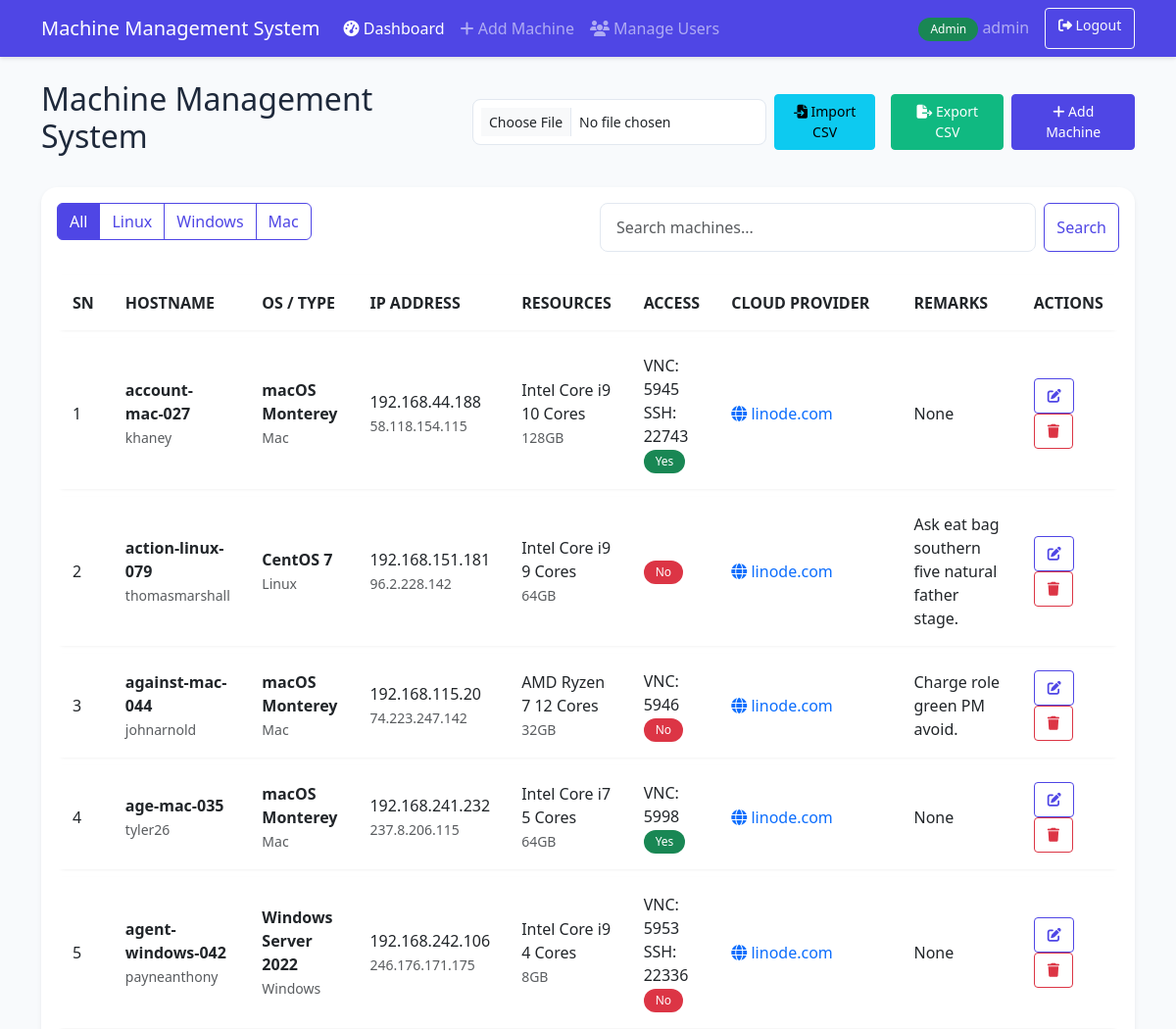
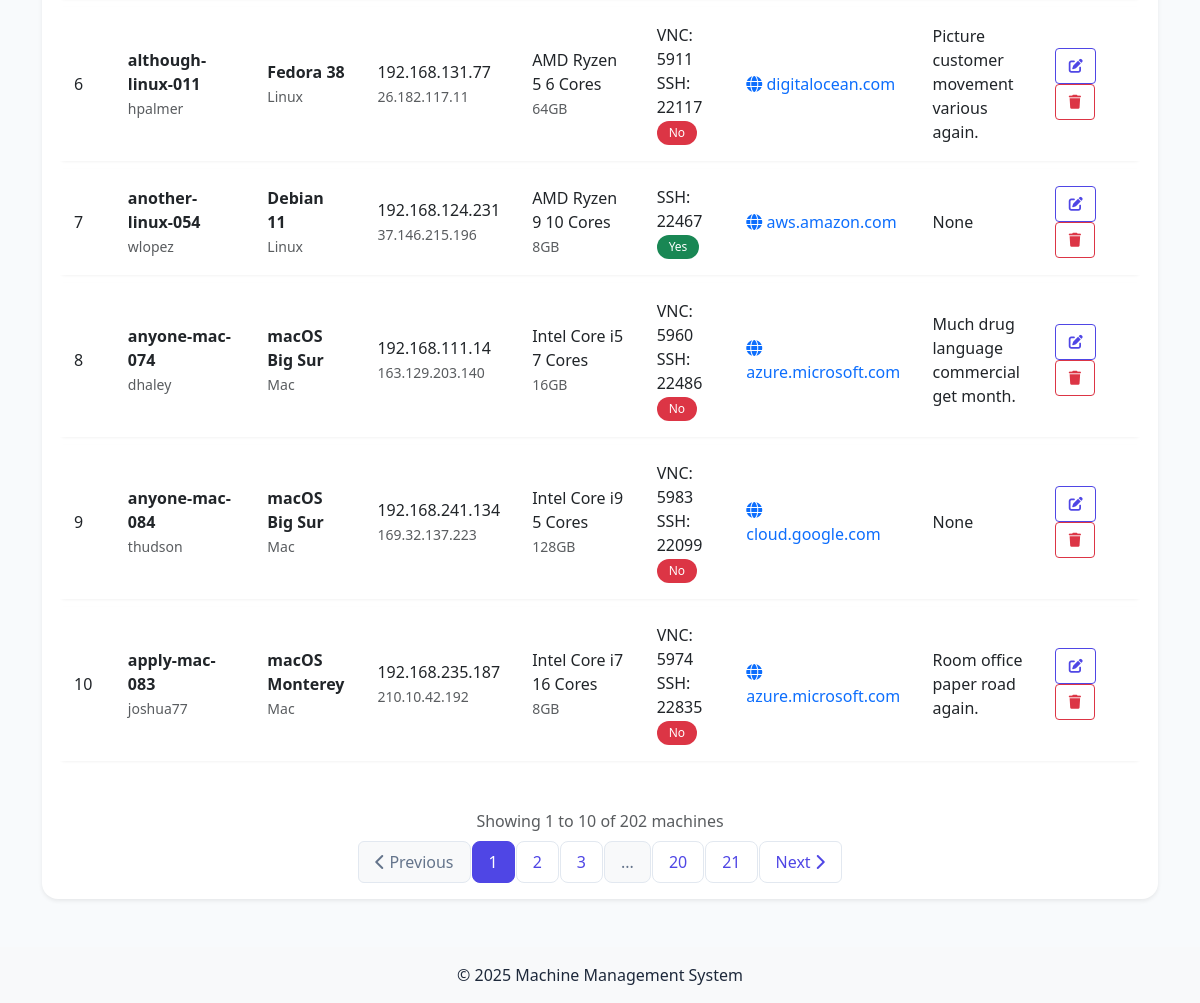
The page /admin/dashboard (signed in) on the database its author committed (2 pictures, top to bottom).
### models/user.py (models this page shows, shortened)
class User(db.Model, UserMixin):
    __tablename__ = 'users'
    id = db.Column(db.Integer, primary_key=True)
    username = db.Column(db.String(64), unique=True, index=True, nullable=False)
    email = db.Column(db.String(120), unique=True, index=True, nullable=False)
    password_hash = db.Column(db.String(128), nullable=False)
    is_admin = db.Column(db.Boolean, default=False)
    created_at = db.Column(db.DateTime, default=datetime.utcnow)
    last_login = db.Column(db.DateTime, nullable=True)

### models/machine.py (models this page shows, shortened)
class Machine(db.Model):
    __tablename__ = 'machines'
    id = db.Column(db.Integer, primary_key=True)
    hostname = db.Column(db.String(64), unique=True, nullable=False, index=True)
    username = db.Column(db.String(64), nullable=False)
    os_type = db.Column(db.String(20), nullable=False)  # Linux, Windows, Mac
    installed_os = db.Column(db.String(64), nullable=False)
    cpu_details = db.Column(db.String(128), nullable=False)
    ram_details = db.Column(db.String(64), nullable=False)
    private_ip = db.Column(db.String(15), nullable=True)
    public_ip = db.Column(db.String(15), nullable=True)
    cloud_provider_url = db.Column(db.String(128), nullable=True)
    vnc_port = db.Column(db.Integer, nullable=True)
    ssh_port = db.Column(db.Integer, nullable=True)  # Add this line
    outside_accessible = db.Column(db.Boolean, default=False)
    remarks = db.Column(db.Text, nullable=True)
    created_at = db.Column(db.DateTime, default=datetime.utcnow)
    updated_at = db.Column(db.DateTime, default=datetime.utcnow, onupdate=datetime.utcnow)

### app.py (the view, shortened to what this page needs)
@app.route('/admin/dashboard')
@login_required
def admin_dashboard():
    if not current_user.is_admin:
        flash('Access denied. Admin privileges required.', 'danger')
        return redirect(url_for('index'))
    page = request.args.get('page', 1, type=int)
    per_page = 10
    os_filter = request.args.get('os')
    search = request.args.get('search')
    query = Machine.query
    if os_filter:
        query = query.filter_by(os_type=os_filter)
    pagination = query.order_by(Machine.hostname).paginate(
        page=page, per_page=per_page, error_out=False
    )
    return render_template('admin/dashboard.html',
                         machines=pagination.items,
                         pagination=pagination)

### templates/admin/dashboard.html (shortened to what this page needs)
{% extends "base.html" %}
{% block content %}
<div class="d-flex justify-content-between align-items-center mb-4">
    <h2>Machine Management System</h2>
    {% if current_user.is_admin %}
    <div class="d-flex align-items-center">
        <form method="POST" action="{{ url_for('import_machines') }}" enctype="multipart/form-data" class="me-2 d-flex align-items-center">
            <input type="file" name="file" accept=".csv" class="form-control form-control-sm me-2" required>
            <button type="submit" class="btn btn-info btn-sm me-2">
                <i class="fas fa-file-import"></i> Import CSV
            </button>
        </form>
        <a href="{{ url_for('export_machines') }}" class="btn btn-success btn-sm me-2">
            <i class="fas fa-file-export"></i> Export CSV
        </a>
        <a href="{{ url_for('add_machine') }}" class="btn btn-primary btn-sm">
            <i class="fas fa-plus"></i> Add Machine
        </a>
    </div>
    {% endif %}
</div>
<div class="card shadow-sm mb-4">
    <div class="card-body">
        <div class="row mb-3">
            <div class="col-md-6">
                <div class="btn-group" role="group">
                    <a href="{{ url_for(current_user.is_admin and 'admin_dashboard' or 'user_dashboard') }}" class="btn btn-outline-primary {{ 'active' if not request.args.get('os') }}">All</a>
                    <a href="{{ url_for(current_user.is_admin and 'admin_dashboard' or 'user_dashboard', os='Linux') }}" class="btn btn-outline-primary {{ 'active' if request.args.get('os') == 'Linux' }}">Linux</a>
                    <a href="{{ url_for(current_user.is_admin and 'admin_dashboard' or 'user_dashboard', os='Windows') }}" class="btn btn-outline-primary {{ 'active' if request.args.get('os') == 'Windows' }}">Windows</a>
                    <a href="{{ url_for(current_user.is_admin and 'admin_dashboard' or 'user_dashboard', os='Mac') }}" class="btn btn-outline-primary {{ 'active' if request.args.get('os') == 'Mac' }}">Mac</a>
                </div>
            </div>
            <div class="col-md-6">
                <form method="GET" action="{{ url_for(current_user.is_admin and 'admin_dashboard' or 'user_dashboard') }}" class="d-flex">
                    <input type="text" name="search" class="form-control me-2" placeholder="Search machines..." value="{{ request.args.get('search', '') }}">
                    <button type="submit" class="btn btn-outline-primary">Search</button>
                </form>
            </div>
        </div>
        <div class="table-responsive">
            <table class="table table-hover">
                <thead>
                    <tr>
                        <th>SN</th>
                        <th>HOSTNAME</th>
                        <th>OS / TYPE</th>
                        <th>IP ADDRESS</th>
                        <th>RESOURCES</th>
                        <th>ACCESS</th>
                        <th>CLOUD PROVIDER</th>
                        <th>REMARKS</th>
                        {% if current_user.is_admin %}
                        <th>ACTIONS</th>
                        {% endif %}
                    </tr>
                </thead>
                <tbody>
                    {% for machine in machines %}
                    <tr>
                        <td>{{ (pagination.page - 1) * pagination.per_page + loop.index }}</td>
                        <td>
                            <strong>{{ machine.hostname }}</strong><br>
                            <small class="text-muted">{{ machine.username }}</small>
                        </td>
                        <td>
                            <strong>{{ machine.installed_os }}</strong><br>
                            <small class="text-muted">{{ machine.os_type }}</small>
                        </td>
                        <td>
                            {% if machine.private_ip %}
                            <span>{{ machine.private_ip }}</span><br>
                            {% endif %}
                            {% if machine.public_ip %}
                            <small class="text-muted">{{ machine.public_ip }}</small>
                            {% endif %}
                        </td>
                        <td>
                            <span>{{ machine.cpu_details }}</span><br>
                            <small class="text-muted">{{ machine.ram_details }}</small>
                        </td>
                        <td>
                            {% if machine.vnc_port %}
                            <span>VNC: {{ machine.vnc_port }}</span><br>
                            {% endif %}
                            {% if machine.ssh_port %}
                            <span>SSH: {{ machine.ssh_port }}</span><br>
                            {% endif %}
                            <span class="badge {% if machine.outside_accessible %}bg-success{% elif machine.outside_accessible == false %}bg-danger{% else %}bg-warning{% endif %}">
                                {{ 'Yes' if machine.outside_accessible else 'No' }}
                            </span>
                        </td>
                        <td>
                            {% if machine.cloud_provider_url %}
                            {% set domain = machine.cloud_provider_url.replace('https://', '').replace('http://', '').split('/')[0] %}
                            <span class="text-primary" title="{{ machine.cloud_provider_url }}">
                                <i class="fas fa-globe"></i> {{ domain }}
                            </span>
                            {% else %}
                            <span class="text-muted">No URL</span>
                            {% endif %}
                        </td>
                        <td>{{ machine.remarks }}</td>
                        {% if current_user.is_admin %}
                        <td>
                            <a href="{{ url_for('edit_machine', machine_id=machine.id) }}" class="btn btn-sm btn-outline-primary">
                                <i class="fas fa-edit"></i>
                            </a>
                            <button type="button" class="btn btn-sm btn-outline-danger" onclick="showDeleteModal('{{ machine.id }}', '{{ machine.hostname }}')">
                                <i class="fas fa-trash"></i>
                            </button>
                        </td>
                        {% endif %}
                    </tr>
                    {% endfor %}
                </tbody>
            </table>
        </div>
        <div class="d-flex flex-column align-items-center mt-4">
            <div class="text-muted mb-2">
                {% set end_item = pagination.page * pagination.per_page %}
                {% if end_item > pagination.total %}
                    {% set end_item = pagination.total %}
                {% endif %}
                Showing {{ (pagination.page - 1) * pagination.per_page + 1 }}
                to {{ end_item }}
                of {{ pagination.total }} machines
            </div>
            {% if pagination.pages > 1 %}
            <nav aria-label="Machine navigation">
                <ul class="pagination">
                    <li class="page-item {{ 'disabled' if pagination.page == 1 }}">
                        <a class="page-link" href="{{ url_for(current_user.is_admin and 'admin_dashboard' or 'user_dashboard', page=pagination.prev_num, os=request.args.get('os'), search=request.args.get('search')) }}">
                            <i class="fas fa-chevron-left"></i> Previous
                        </a>
                    </li>
                    {% for page_num in pagination.iter_pages(left_edge=2, left_current=2, right_current=2, right_edge=2) %}
                        {% if page_num %}
                            <li class="page-item {{ 'active' if pagination.page == page_num }}">
                                <a class="page-link" href="{{ url_for(current_user.is_admin and 'admin_dashboard' or 'user_dashboard', page=page_num, os=request.args.get('os'), search=request.args.get('search')) }}">{{ page_num }}</a>
                            </li>
                        {% else %}
                            <li class="page-item disabled">
                                <span class="page-link">...</span>
                            </li>
                        {% endif %}
                    {% endfor %}
                    <li class="page-item {{ 'disabled' if pagination.page == pagination.pages }}">
                        <a class="page-link" href="{{ url_for(current_user.is_admin and 'admin_dashboard' or 'user_dashboard', page=pagination.next_num, os=request.args.get('os'), search=request.args.get('search')) }}">
                            Next <i class="fas fa-chevron-right"></i>
                        </a>
                    </li>
                </ul>
            </nav>
            {% endif %}
        </div>
    </div>
</div>
{% endblock %}

### templates/base.html (shortened to what this page needs)
<!DOCTYPE html>
<html lang="en">
<head>
    <link href="https://cdn.jsdelivr.net/npm/bootstrap@5.3.0/dist/css/bootstrap.min.css" rel="stylesheet">
    <link rel="stylesheet" href="https://cdnjs.cloudflare.com/ajax/libs/font-awesome/6.4.0/css/all.min.css">
    <link rel="stylesheet" href="{{ url_for('static', filename='css/style.css') }}">
</head>
<body>
    {% if current_user.is_authenticated %}
    <nav class="navbar navbar-expand-lg navbar-dark bg-primary">
        <div class="container">
            <a class="navbar-brand" href="{{ url_for('index') }}">Machine Management System</a>
            <div class="collapse navbar-collapse" id="navbarNav">
                <ul class="navbar-nav me-auto">
                    {% if current_user.is_admin %}
                    <li class="nav-item">
                        <a class="nav-link {% if request.endpoint == 'admin_dashboard' %}active{% endif %}" href="{{ url_for('admin_dashboard') }}">
                            <i class="fas fa-tachometer-alt"></i> Dashboard
                        </a>
                    </li>
                    <li class="nav-item">
                        <a class="nav-link {% if request.endpoint == 'add_machine' %}active{% endif %}" href="{{ url_for('add_machine') }}">
                            <i class="fas fa-plus"></i> Add Machine
                        </a>
                    </li>
                    <li class="nav-item">
                        <a class="nav-link" href="{{ url_for('manage_users') }}">
                            <i class="fas fa-users"></i> Manage Users
                        </a>
                    </li>
                    {% else %}
                    <li class="nav-item">
                        <a class="nav-link {% if request.endpoint == 'user_dashboard' %}active{% endif %}" href="{{ url_for('user_dashboard') }}">
                            <i class="fas fa-tachometer-alt"></i> Dashboard
                        </a>
                    </li>
                    {% endif %}
                </ul>
                <div class="d-flex">
                    <span class="navbar-text me-3">
                        {% if current_user.is_admin %}
                        <span class="badge bg-success">Admin</span>
                        {% else %}
                        <span class="badge bg-info">User</span>
                        {% endif %}
                        {{ current_user.username }}
                    </span>
                    <a href="{{ url_for('logout') }}" class="btn btn-outline-light btn-sm">
                        <i class="fas fa-sign-out-alt"></i> Logout
                    </a>
                </div>
            </div>
        </div>
    </nav>
    {% endif %}
    <div class="container mt-4">
        {% block content %}{% endblock %}
    </div>
    <footer class="mt-5 py-3 bg-light text-center">
        <div class="container">
            <p class="mb-0">&copy; 2025 Machine Management System</p>
        </div>
    </footer>
</body>
</html>

### rows shown on the page
User: username "admin"
Machine: (pagination.page-1)*pagination.per_page+loop.index "1", hostname "account-mac-027", username "khaney", installed_os "macOS Monterey", os_type "Mac", private_ip "192.168.44.188", public_ip "58.118.154.115", cpu_details "Intel Core i9 10 Cores", ram_details "128GB", vnc_port "5945", ssh_port "22743", outside_accessible "Yes", domain "linode.com", remarks "None"
Machine: page "2", hostname "action-linux-079", username "thomasmarshall", installed_os "CentOS 7", os_type "Linux", private_ip "192.168.151.181", public_ip "96.2.228.142", cpu_details "Intel Core i9 9 Cores", ram_details "64GB", outside_accessible "No", domain "linode.com", remarks "Ask eat bag southern five natural father stage."
Machine: page "3", hostname "against-mac-044", username "johnarnold", installed_os "macOS Monterey", os_type "Mac", private_ip "192.168.115.20", public_ip "74.223.247.142", cpu_details "AMD Ryzen 7 12 Cores", ram_details "32GB", vnc_port "5946", outside_accessible "No", domain "linode.com", remarks "Charge role green PM avoid."
Machine: page "4", hostname "age-mac-035", username "tyler26", installed_os "macOS Monterey", os_type "Mac", private_ip "192.168.241.232", public_ip "237.8.206.115", cpu_details "Intel Core i7 5 Cores", ram_details "64GB", vnc_port "5998", outside_accessible "Yes", domain "linode.com", remarks "None"
Machine: page "5", hostname "agent-windows-042", username "payneanthony", installed_os "Windows Server 2022", os_type "Windows", private_ip "192.168.242.106", public_ip "246.176.171.175", cpu_details "Intel Core i9 4 Cores", ram_details "8GB", vnc_port "5953", ssh_port "22336", outside_accessible "No", domain "linode.com", remarks "None"
Machine: page "6", hostname "although-linux-011", username "hpalmer", installed_os "Fedora 38", os_type "Linux", private_ip "192.168.131.77", public_ip "26.182.117.11", cpu_details "AMD Ryzen 5 6 Cores", ram_details "64GB", vnc_port "5911", ssh_port "22117", outside_accessible "No", domain "digitalocean.com", remarks "Picture customer movement various again."
Machine: page "7", hostname "another-linux-054", username "wlopez", installed_os "Debian 11", os_type "Linux", private_ip "192.168.124.231", public_ip "37.146.215.196", cpu_details "AMD Ryzen 9 10 Cores", ram_details "8GB", ssh_port "22467", outside_accessible "Yes", domain "aws.amazon.com", remarks "None"
Machine: page "8", hostname "anyone-mac-074", username "dhaley", installed_os "macOS Big Sur", os_type "Mac", private_ip "192.168.111.14", public_ip "163.129.203.140", cpu_details "Intel Core i5 7 Cores", ram_details "16GB", vnc_port "5960", ssh_port "22486", outside_accessible "No", domain "azure.microsoft.com", remarks "Much drug language commercial get month."
Machine: page "9", hostname "anyone-mac-084", username "thudson", installed_os "macOS Big Sur", os_type "Mac", private_ip "192.168.241.134", public_ip "169.32.137.223", cpu_details "Intel Core i9 5 Cores", ram_details "128GB", vnc_port "5983", ssh_port "22099", outside_accessible "No", domain "cloud.google.com", remarks "None"
Machine: page "10", hostname "apply-mac-083", username "joshua77", installed_os "macOS Monterey", os_type "Mac", private_ip "192.168.235.187", public_ip "210.10.42.192", cpu_details "Intel Core i7 16 Cores", ram_details "8GB", vnc_port "5974", ssh_port "22835", outside_accessible "No", domain "azure.microsoft.com", remarks "Room office paper road again."

### other values the page prints
{{ (pagination.page - 1) * pagination.per_page + 1 }} "1"
{{ end_item }} "10"
{{ pagination.total }} "202"
{{ page_num }} "1" "2" "3" "20" "21"
